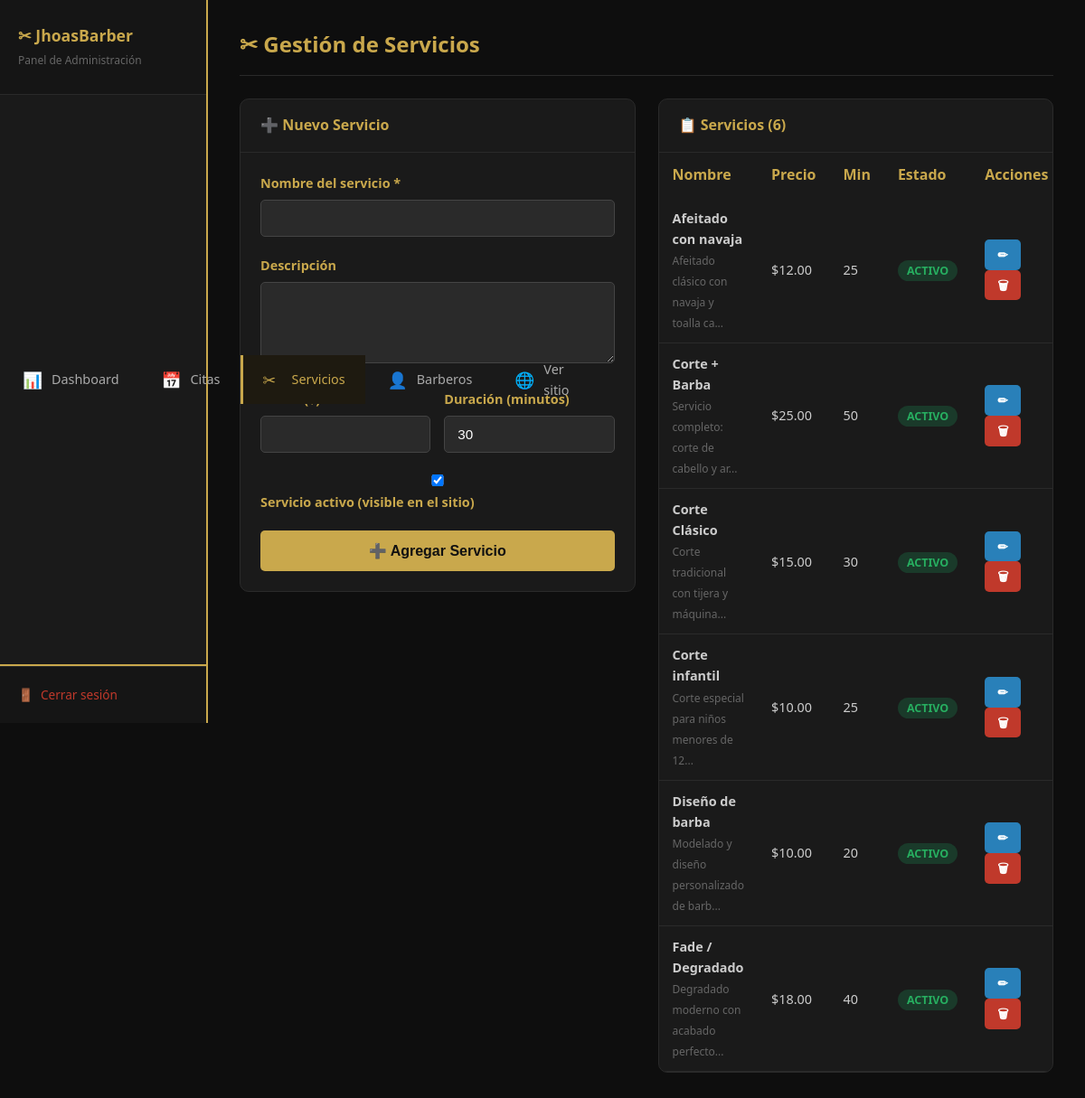
/admin/servicios.php (signed in), run on the app's committed database.
### tables this page shows
CREATE TABLE IF NOT EXISTS `servicios` (
  `id` INT AUTO_INCREMENT PRIMARY KEY,
  `nombre` VARCHAR(100) NOT NULL,
  `descripcion` TEXT DEFAULT NULL,
  `precio` DECIMAL(8,2) NOT NULL DEFAULT 0.00,
  `duracion_min` INT NOT NULL DEFAULT 30,
  `activo` TINYINT(1) DEFAULT 1,
  `created_at` TIMESTAMP DEFAULT CURRENT_TIMESTAMP
);

### config/db.php (called while the page is built, shortened)
<?php
function sanitize($data) {
    return htmlspecialchars(strip_tags(trim($data)));
}

### admin/servicios.php (the view, shortened to what this page needs)
<?php
require_once 'includes/admin_header.php';
$db = getDB();
$editando = null;
$servicios = $db->query("SELECT * FROM servicios ORDER BY nombre")->fetch_all(MYSQLI_ASSOC);
?>
<div class="admin-header">
    <h1>✂ Gestión de Servicios</h1>
</div>
<div class="grid grid-2" style="align-items:start; gap:25px;">
    <div class="panel">
        <div class="panel-header">
            <h3><?= $editando ? '✏ Editar Servicio' : '➕ Nuevo Servicio' ?></h3>
        </div>
        <div class="panel-body">
            <form method="POST" class="admin-form">
                <div class="form-group">
                    <label>Nombre del servicio *</label>
                    <input type="text" name="nombre" required value="<?= sanitize($editando['nombre'] ?? $_POST['nombre'] ?? '') ?>">
                </div>
                <div class="form-group">
                    <label>Descripción</label>
                    <textarea name="descripcion"><?= sanitize($editando['descripcion'] ?? $_POST['descripcion'] ?? '') ?></textarea>
                </div>
                <div class="form-row">
                    <div class="form-group">
                        <label>Precio ($) *</label>
                        <input type="number" name="precio" step="0.01" min="0" required value="<?= $editando['precio'] ?? $_POST['precio'] ?? '' ?>">
                    </div>
                    <div class="form-group">
                        <label>Duración (minutos)</label>
                        <input type="number" name="duracion_min" min="5" value="<?= $editando['duracion_min'] ?? $_POST['duracion_min'] ?? 30 ?>">
                    </div>
                </div>
                <div class="form-group">
                    <label>
                        <input type="checkbox" name="activo" value="1" <?= ($editando['activo'] ?? 1) ? 'checked' : '' ?>>
                        Servicio activo (visible en el sitio)
                    </label>
                </div>
                <button type="submit" class="btn btn-gold" style="width:100%;">
                    <?= $editando ? '💾 Guardar Cambios' : '➕ Agregar Servicio' ?>
                </button>
            </form>
        </div>
    </div>
    <div class="panel">
        <div class="panel-header"><h3>📋 Servicios (<?= count($servicios) ?>)</h3></div>
        <div class="table-wrap">
            <table>
                <thead><tr><th>Nombre</th><th>Precio</th><th>Min</th><th>Estado</th><th>Acciones</th></tr></thead>
                <tbody>
                    <?php foreach ($servicios as $s): ?>
                    <tr>
                        <td><strong><?= sanitize($s['nombre']) ?></strong><br><small style="color:#666;"><?= sanitize(substr($s['descripcion'],0,40)) ?>...</small></td>
                        <td>$<?= number_format($s['precio'],2) ?></td>
                        <td><?= $s['duracion_min'] ?></td>
                        <td><span class="badge" style="background:<?= $s['activo']?'#1a3a2a':'#3a1a1a' ?>;color:<?= $s['activo']?'#27ae60':'#c0392b' ?>"><?= $s['activo']?'Activo':'Inactivo' ?></span></td>
                        <td>
                            <a href="?edit=<?= $s['id'] ?>" class="btn btn-info btn-sm">✏</a>
                            <a href="?delete=<?= $s['id'] ?>" class="btn btn-danger btn-sm" onclick="return confirm('¿Eliminar este servicio?')">🗑</a>
                        </td>
                    </tr>
                    <?php endforeach; ?>
                </tbody>
            </table>
        </div>
    </div>
</div>
<?php require_once 'includes/admin_footer.php'; ?>

### assets/style.css (style rules this page uses)
* { margin: 0; padding: 0; box-sizing: border-box; }
:root { --gold: #c9a84c; --gold-d: #a07830; --dark: #111111; --dark2: #1a1a1a; --dark3: #222222; --gray: #444444; --light: #f5f5f5; --white: #ffffff; --danger: #c0392b; --success: #27ae60; --info: #2980b9; }
body { font-family: 'Segoe UI', Tahoma, Geneva, Verdana, sans-serif; background: var(--dark); color: var(--light); line-height: 1.6; }
a { color: var(--gold); text-decoration: none; }
.btn { display: inline-block; padding: 13px 32px; border-radius: 5px; font-weight: 700; font-size: 1rem; cursor: pointer; transition: all .25s; border: none; text-align: center; }
.btn-gold { background: var(--gold); color: var(--dark); }
.btn-danger { background: var(--danger); color: #fff; }
.btn-info { background: var(--info); color: #fff; }
.btn-sm { padding: 6px 14px; font-size: .85rem; }
.grid { display: grid; gap: 25px; }
.grid-2 { grid-template-columns: repeat(auto-fit, minmax(320px, 1fr)); }
.form-group { margin-bottom: 20px; }
.form-group label { display: block; color: var(--gold); margin-bottom: 7px; font-weight: 600; font-size: .9rem; }
.form-group input, .form-group select, .form-group textarea { width: 100%; padding: 11px 14px; background: #2a2a2a; border: 1px solid #444; border-radius: 5px; color: var(--white); font-size: .95rem; transition: border-color .2s; }
.form-group textarea { resize: vertical; min-height: 90px; }
.table-wrap { overflow-x: auto; }
table { width: 100%; border-collapse: collapse; }
th { background: var(--dark2); color: var(--gold); padding: 12px 15px; text-align: left; }
td { padding: 11px 15px; border-bottom: 1px solid #2a2a2a; color: #ccc; font-size: .9rem; }
.badge { padding: 3px 10px; border-radius: 20px; font-size: .78rem; font-weight: 700; text-transform: uppercase; }

### assets/admin.css (style rules this page uses)
body.admin-body { display: flex; min-height: 100vh; background: #0e0e0e; }
.admin-header { display: flex; align-items: center; justify-content: space-between; margin-bottom: 25px; padding-bottom: 15px; border-bottom: 1px solid #2a2a2a; }
.admin-header h1 { color: #c9a84c; font-size: 1.5rem; }
.panel { background: #1a1a1a; border-radius: 10px; border: 1px solid #2a2a2a; overflow: hidden; margin-bottom: 25px; }
.panel-header { padding: 16px 22px; border-bottom: 1px solid #2a2a2a; display: flex; align-items: center; justify-content: space-between; }
.panel-header h3 { color: #c9a84c; font-size: 1rem; }
.panel-body { padding: 22px; }
.admin-form .form-row { display: grid; grid-template-columns: 1fr 1fr; gap: 15px; }

### data on the page
servicios: nombre "Afeitado con navaja", descripcion "Afeitado clásico con navaja y toalla ca", precio "12.00", duracion_min "25", activo "ACTIVO"
servicios: nombre "Corte + Barba", descripcion "Servicio completo: corte de cabello y ar", precio "25.00", duracion_min "50", activo "ACTIVO"
servicios: nombre "Corte Clásico", descripcion "Corte tradicional con tijera y máquina", precio "15.00", duracion_min "30", activo "ACTIVO"
servicios: nombre "Corte infantil", descripcion "Corte especial para niños menores de 12", precio "10.00", duracion_min "25", activo "ACTIVO"
servicios: nombre "Diseño de barba", descripcion "Modelado y diseño personalizado de barb", precio "10.00", duracion_min "20", activo "ACTIVO"
servicios: nombre "Fade / Degradado", descripcion "Degradado moderno con acabado perfecto", precio "18.00", duracion_min "40", activo "ACTIVO"

### other printed values
count($servicios) "6"
